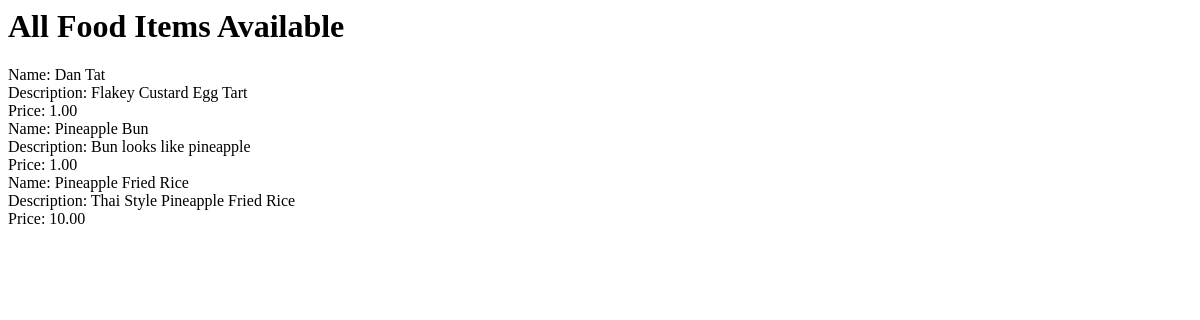
Page /foods on the earlier database version.
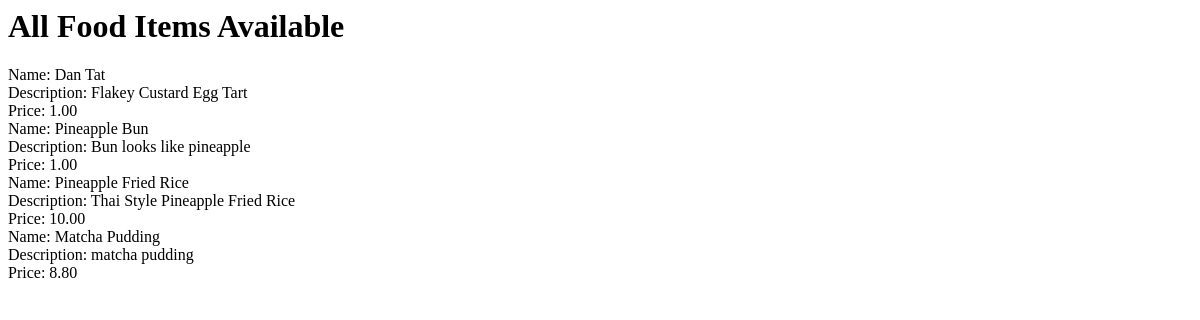
Same page on the later database version.
### foods/models.py (models this page shows)
class FoodItem(models.Model):
        user = models.ForeignKey(User,related_name='foodItems', on_delete = models.CASCADE)
        name= models.CharField(max_length=50)
        description = models.TextField(blank=True)
        image= models.ImageField(upload_to = 'images/',blank=True)
        price = models.DecimalField(max_digits=5, decimal_places=2)
        quantity = models.IntegerField(default=0)
        sale_start=models.DateTimeField(default=datetime.now)
        sale_end=models.DateTimeField(default=datetime.now)

### foods/views.py (the view)
# urls.py: path('foods', foods.views.homepage, name='homepage'),
def homepage(request):
    food_items= FoodItem.objects
    return render(request, 'fooditems/home.html', {'fooditems':food_items})

### foods/templates/fooditems/home.html
<h1>All Food Items Available</h1>
{% for item in fooditems.all %}
<div>
        <div>
                Name: {{item.name}}
        </div>
        <div>
                Description: {{item.description}}
        </div>
        <div>
                Price: {{item.price}}
        </div>
</div>
{% endfor%}

Differences in the rows shown:
added FoodItem: name "Matcha Pudding", description "matcha pudding", price "8.80"
